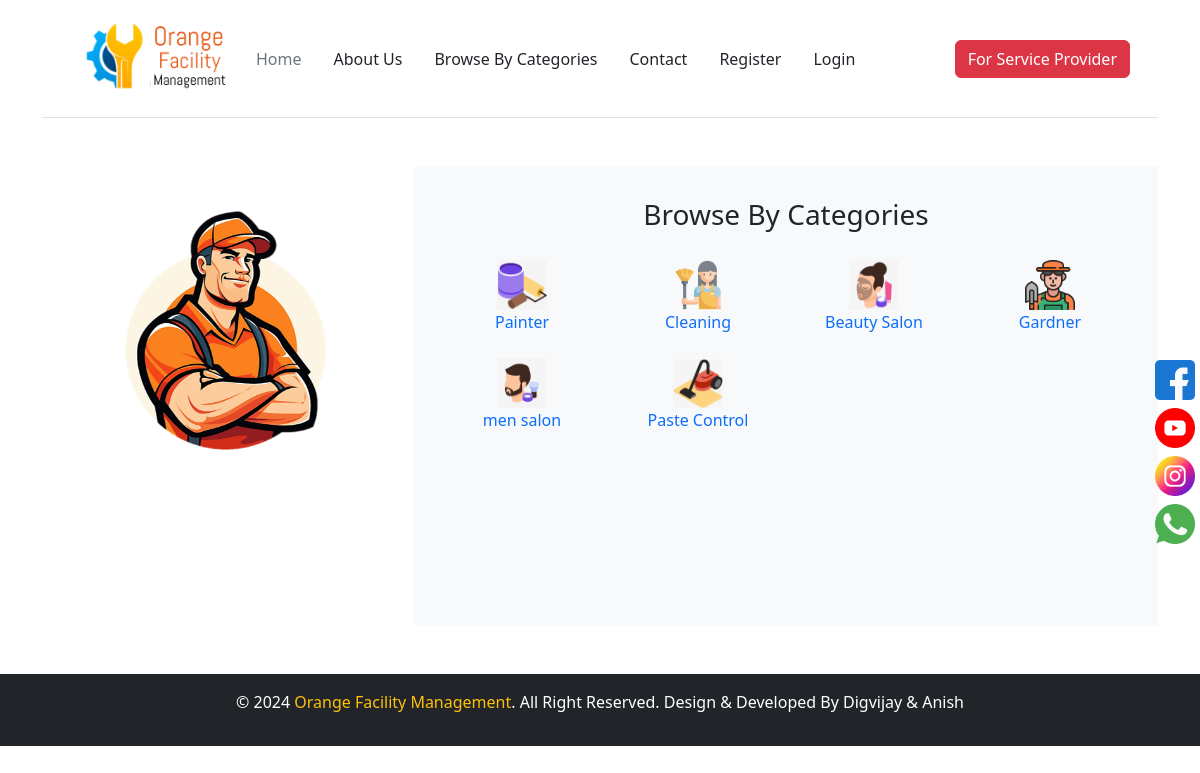
The page /browse-categories.php on the database its author committed.
### tables this page shows
CREATE TABLE `business_category` (
  `ctid` int(11) NOT NULL,
  `ctnm` varchar(30) NOT NULL,
  `ct_photo` varchar(150) NOT NULL
);

### browse-categories.php (the view, shortened to what this page needs)
<!DOCTYPE html>
<html lang="en">
<head>
    <link rel="stylesheet" href="css/bootstrap.css">
  <link rel="stylesheet" href="css/style.css">
  <link href="https://unpkg.com/aos@2.3.1/dist/aos.css" rel="stylesheet">
</head>
<body>
  <div class="container">
  <?php  include 'header.php';?>
    <div class="container">
        <div class="row      my-5">
            <div class="col-md-4 text-center">
                <div class="p-3">
                    <img src="images/about.png" alt=""
                    width="98%">
                </div>
            </div>
            <div class="col-md-8 bg-light p-3">
            <div class="p-3">
                <h3 class="text-center mb-4">
        <span>
          Browse By Categories
        </span>
          </h3>
          <div class="row">
          <?php
          include 'connection.php';
                   $qs="SELECT * FROM   business_category ";
                   $rs=mysqli_query($cn,$qs);
                   while ($dataC=mysqli_fetch_array($rs)) {
                ?>
            <div class="col-md-3">
                <div class="p-1 text-center">
                <img src="admin/<?php echo $dataC['ct_photo']?>" alt=""
              width="50">
              <p>
              <a href="see-info.php?ctid=<?php echo $dataC['ctid'];?>" class='text-decoration-none'>
              <?php echo $dataC['ctnm']?>
              </a>
              </p>
                </div>
            </div>
            <?php
                   }
          ?>
         <br><br><br><br><br>
         <br><br><br><br><br>
                </div>
            </div>
        </div>
        </div>
    </div>
    </div>
<?php include 'footer.php';?>
   <?php include 'social.php';?>
</body>
</html>

### rows shown on the page
business_category: ct_photo (picture), ctnm "Painter"
business_category: ct_photo (picture), ctnm "Cleaning"
business_category: ct_photo (picture), ctnm "Beauty Salon"
business_category: ct_photo (picture), ctnm "Gardner"
business_category: ct_photo (picture), ctnm "men salon"
business_category: ct_photo (picture), ctnm "Paste Control"
